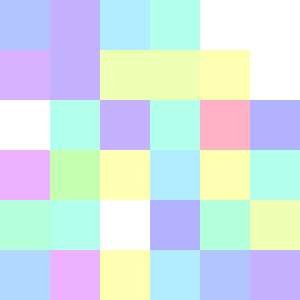

Recreate this plot in Python.

# coding: utf-8

# In[14]:


import numpy as np
import matplotlib.pyplot as plt


# In[225]:


colors = np.array([(255, 102, 102), (255, 140, 102), (255, 179, 102), (255, 217, 102), (255, 255, 102), (217, 255, 102), 
                  (179, 255, 102), (140, 255, 102), (102, 255, 102), (102, 255, 140), (102, 255, 179), (102, 255, 217), 
                  (102, 255, 255), (102, 217, 255), (102, 204, 255), (102, 179, 255), (102, 140, 255), (102, 102, 255), 
                  (140, 102, 255), (179, 102, 255), (217, 102, 255), (255, 102, 255), (255, 102, 217), (255, 102, 179), 
                  (255, 102, 140), (255, 102, 102)])/255


# In[16]:


row = 6
column = 6
step = 50

img = np.zeros((row*step, column*step, 4), 'float32')

for i in range(row):
    for j in range(column):
        img[i*step:(i+1)*step, j*step:(j+1)*step, 0:3] = colors[np.random.randint(colors.shape[0]), :]
        img[i*step:(i+1)*step, j*step:(j+1)*step, 3] = 0.5

for k in range(5):
    r = np.random.randint(row)
    c = np.random.randint(column)
    img[r*step:(r+1)*step, c*step:(c+1)*step, 3] = 0
plt.imshow(img)


# In[287]:


plt.imsave('randcolor.png', img)


# In[579]:


block_num = 10
r = 50
c = 50
img = np.zeros((r, c, 4), 'float32')

for i in range(block_num):
    r_position = np.random.randint(0, r)
    c_position = np.random.randint(0, c)
    height = np.random.randint(0, r-r_position)
    length = np.random.randint(0, c-c_position)
    
    color_index = np.random.randint(colors.shape[0])
    img[r_position : r_position+height, c_position : c_position+length, 0:3] += colors[color_index, :]
    img[r_position : r_position+height, c_position : c_position+length, 3] = np.random.randn() % 1

img[:, :, 0:3] %= 1
plt.imshow(img)


# In[580]:


plt.imsave('randsquare.png', img)

